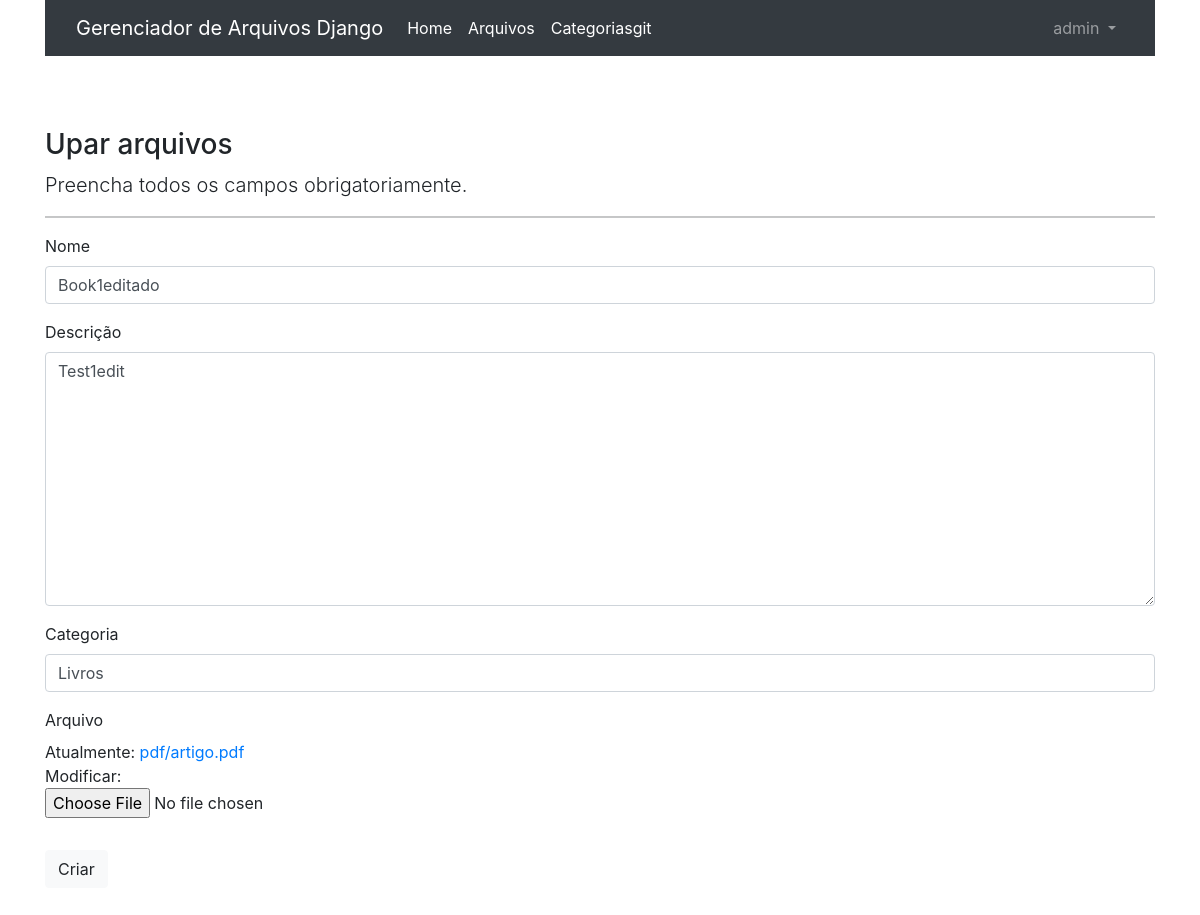
The app's page /editar/arquivo/1 (signed in) with its own data.
### materiais/models.py (models this page shows, shortened)
class Arquivo(models.Model):
    nome = models.CharField(max_length=50)
    descricao = models.TextField(verbose_name="Descrição")
    created_at = models.DateTimeField(auto_now_add=True)
    arquivo = models.FileField(upload_to='pdf/')
    categoria = models.ForeignKey(
        'Categoria', on_delete=models.SET_NULL, null=True, blank=True)

class Categoria(models.Model):
    nome = models.CharField(max_length=50, unique=True)
    class Meta:
        ordering = ('nome',)
    def __str__(self):
        return self.nome

### materiais/views.py (the view)
# urls.py: path('editar/arquivo/<int:pk>', ArquivoUpdate.as_view(), name='editar-arquivo'),
class ArquivoUpdate(LoginRequiredMixin, UpdateView):
    login_url = reverse_lazy('login')
    model = Arquivo
    fields = ['nome', 'descricao', 'categoria', 'arquivo']
    template_name = 'materiais/form-arquivo.html'
    success_url = reverse_lazy('home')

### materiais/templates/materiais/form-arquivo.html (shortened to what this page needs)
{% extends 'paginas/base.html' %}
{% load static %}
{% load crispy_forms_tags %}
{% block content %}
<h3>Upar arquivos</h3>
<p class="lead">
    Preencha todos os campos obrigatoriamente.
</p>
<hr>
<form action="" method="POST" enctype="multipart/form-data">
    {{ form|crispy }}
    <button type="submit" class="btn btn-light mt-3">Criar</button>
</form>
</div>
{% endblock %}

### paginas/templates/paginas/nav.html (shortened to what this page needs)
<nav class="navbar navbar-expand-lg navbar-dark bg-dark mb-4">
    <div class="container">
        <a class="navbar-brand" href="{% url 'home' %}">Gerenciador de Arquivos Django</a>
        <div class="collapse navbar-collapse" id="navbarSupportedContent">
            <ul class="navbar-nav me-auto">
                <li class="nav-item">
                    <a class="nav-link active" aria-current="page" href="{% url 'home' %}">Home</a>
                </li>
                {% if request.user.is_authenticated %}
                <a class="nav-link active" aria-current="page" href="{% url 'listar-arquivos' %}">Arquivos</a>
                <a class="nav-link active" aria-current="page" href="{% url 'listar-categorias' %}">Categoriasgit</a>
                {% endif %}
            </ul>
            {% if request.user.is_authenticated %}
            <ul class="navbar-nav">
                <li class="nav-item dropdown">
                    <a class="nav-link dropdown-toggle" href="#" id="navbarDropdown" role="button"
                        data-bs-toggle="dropdown" aria-expanded="false">
                        {{ user.username }}
                    </a>
                </li>
            </ul>
            {% else %}
            <form class="form-inline my-2 my-lg-2">
                <a href="{% url 'login' %}" class="btn btn-primary ml-4">Entrar</a>
                <a href="{% url 'register' %}" class="btn btn-outline-secondary">Cadastrar</a>
            </form>
            {% endif %}
        </div>
    </div>
</nav>

### static/css/style.css (style rules this page uses)
.lead { font-size: 1.25rem; font-weight: 300; }

### records on screen
Arquivo: nome "Book1editado", descricao "Test1edit", categoria "Livros"

### other values on screen
{{ user.username }} "admin"
